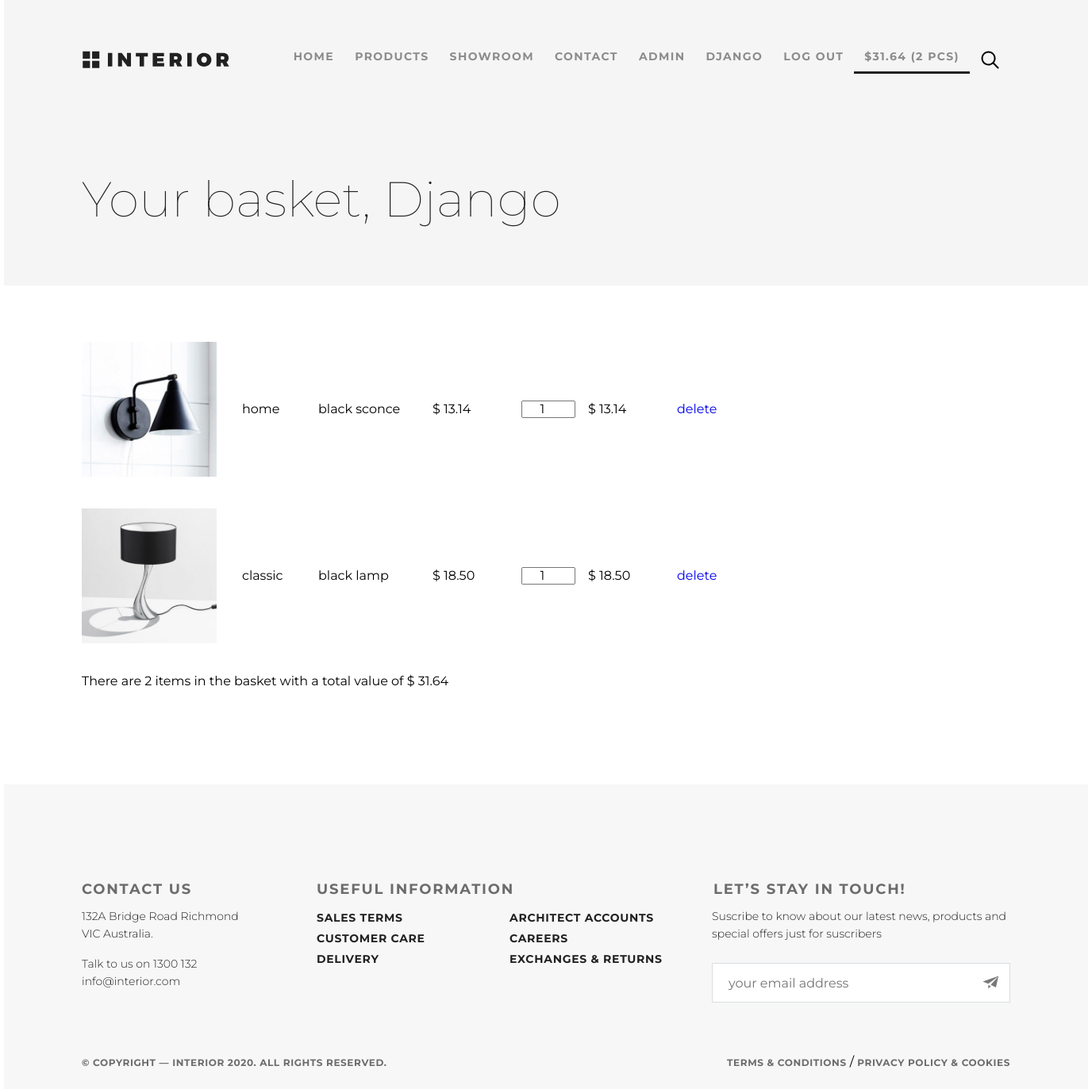
Before: /basket/ (signed in) with the older database file.
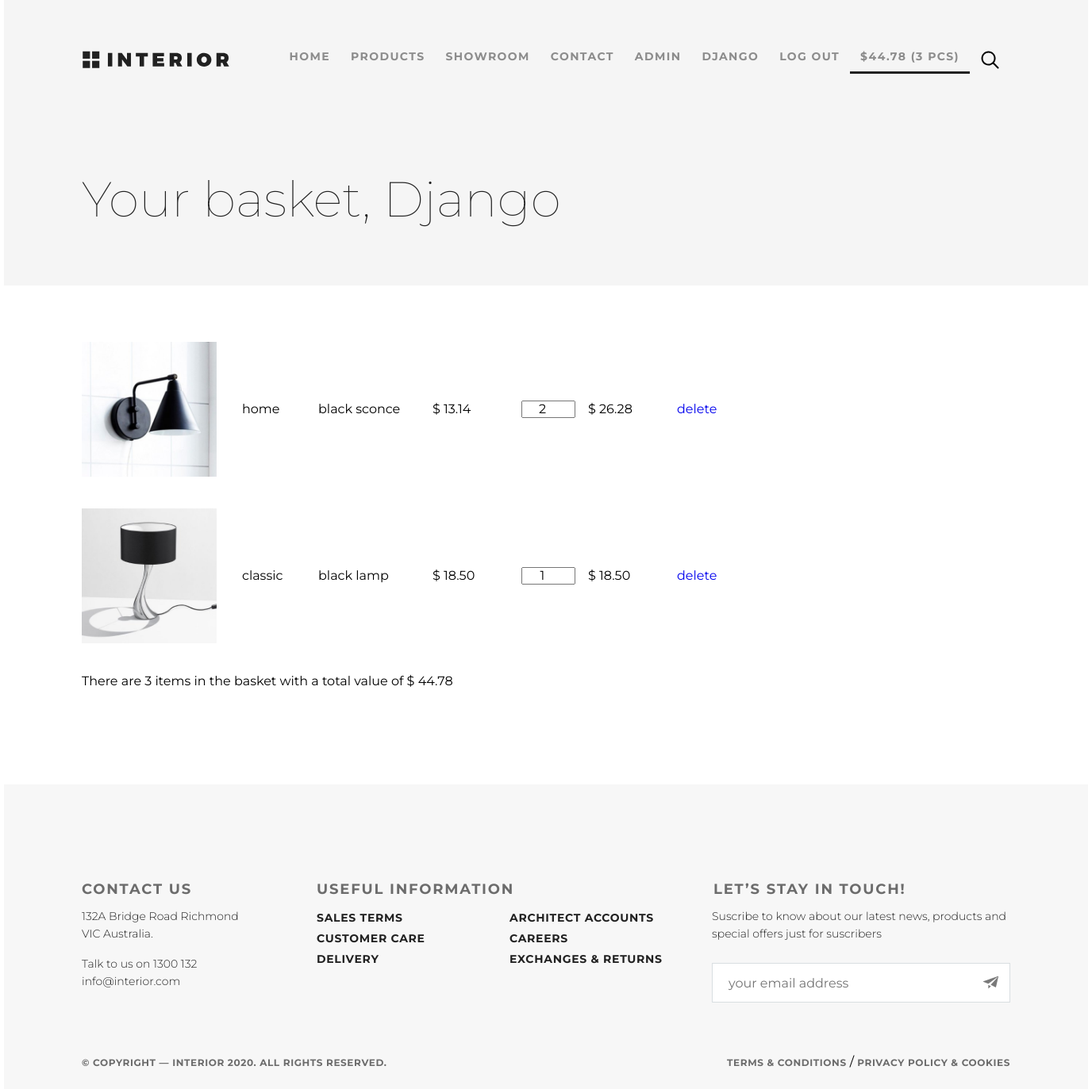
After: the same page with the newer database file.
### authapp/models.py (models this page shows, shortened)
class ShopUser(AbstractUser):
    age = models.PositiveSmallIntegerField(verbose_name='age', null=True)
    avatar = models.ImageField(upload_to='users_avatars', blank=True)
    activation_key = models.CharField(max_length=128, blank=True)
    activation_key_expires = models.DateTimeField(default=get_activation_key_expires)

### basketapp/models.py (models this page shows)
class Basket(models.Model):
    user = models.ForeignKey(ShopUser, on_delete=models.CASCADE, related_name='basket')
    product = models.ForeignKey(Product, on_delete=models.CASCADE)
    quantity = models.PositiveSmallIntegerField(verbose_name='amount', default=0)
    add_datetime = models.DateTimeField(verbose_name='time', auto_now_add=True)
    @property
    def product_coast(self):
        return self.product.price * self.quantity
    @property
    def total_quantity(self):
        _items = self.user.basket.all()
        _total_quantity = sum(map(lambda item: item.quantity, _items))
        return _total_quantity
    @property
    def total_coast(self):
        _items = self.user.basket.all()
        _total_coast = sum(map(lambda item: item.product_coast, _items))
        return _total_coast

### mainapp/models.py (models this page shows, shortened)
class Product(models.Model):
    name = models.CharField('product name', max_length=100)
    category = models.ForeignKey(ProductCategory, models.CASCADE, verbose_name='category of product')
    type_prod = models.CharField('type of product', max_length=50, blank=True, null=True)
    description = models.TextField('product description', blank=True)
    short_desc = models.CharField('short descriotion', max_length=50, blank=True)
    price = models.DecimalField('Price', max_digits=8, decimal_places=2, default=0)
    image = models.ImageField(upload_to='products_images', blank=True)
    quantity = models.PositiveIntegerField('quantity', default=0)
    is_active = models.BooleanField(verbose_name='is_active', default=True)

class ProductCategory(models.Model):
    name = models.CharField('category name', max_length=50)
    description = models.TextField('category description', blank=True)
    is_active = models.BooleanField(verbose_name='is_active', default=True)

### basketapp/views.py (the view)
# urls.py: path('', basketapp.view, name='view'),
@login_required
def view(request):
    return render(request, 'basket/view.html')

### basketapp/context_processors.py (called while the page is built)
def basket(request):
    if request.user.is_authenticated:
        basket = request.user.basket.all()
    else:
        basket = []
    return {
        'basket': basket,
    }

### mainapp/context_processors.py (called while the page is built)
def menu(request):
    menu = ProductCategory.objects.filter(is_active=True)
    return {
        'categories': menu,
    }

### basketapp/templates/basket/view.html
{% extends 'basket/base.html' %}
{% load static %}
{% block container %}
    <div class="prod_header">
        <div class="padding_site">
            {% include 'mainapp/includes/inc__main_menu.html' %}
            <div class="prod_head_h">
                <span>Your basket, {{ user.first_name|default:'user'|title }}</span>
            </div>
        </div>
    </div>
    <div class="padding_site">
        <div class="basket_list">
            {% include 'basket/includes/inc__basket_list.html' %}
        </div>
    </div>
{% endblock %}

### basketapp/templates/basket/base.html (shortened to what this page needs)
<!doctype html>
{% load static %}
<html lang="en">
<head>
    {% block css %}
        <link rel="stylesheet" href="https://cdnjs.cloudflare.com/ajax/libs/normalize/8.0.1/normalize.min.css">
        <link rel="stylesheet" href="{% static 'fonts/font-awesome/css/font-awesome.css' %}">
        <link rel="stylesheet" href="{% static 'css/style_gb.css' %}">
        <link rel="stylesheet" href="{% static 'css/style.css' %}">
    {% endblock %}
</head>
<body>
<div class="container">
    {% block container %}
    {% endblock %}
</div>
{% block footer %}
    <div class="footer">
        <div class="padding_site">
            <div class="row_1">
                <div class="col_1">
                    <div class="contact_us">
                        <h3 class="foo_h3">Contact Us</h3>
                    </div>
                </div>
                <div class="col_2">
                    <div class="information">
                        <h3 class="foo_h3">Useful Information</h3>
                    </div>
                </div>
                <div class="col_3">
                    <div class="stay">
                        <h3 class="foo_h3">Let&rsquo;s Stay in&nbsp;Touch!</h3>
                    </div>
                </div>
            </div>
            <div class="row_2">
                <div class="col_1">
                    <div>
                        <p><a class="foot_text" href="#">132A Bridge Road Richmond VIC&nbsp;Australia.</a>
                            <br>
                            <br>
                            <span class="foot_text conect">Talk to&nbsp;us on&nbsp;1300&nbsp;132
                            </span>
                            <a class="conect foot_text" href="mailto:info@interior.com">info@interior.com</a>
                        </p>
                    </div>
                </div>
                <div class="col_4">
                    <div class="useful">
                        <p><a class="inform_text" href="#">Sales terms</a><br><a class="inform_text" href="#">Customer
                            care</a><br><a class="inform_text" href="#">Delivery</a></p>
                    </div>
                </div>
                <div class="col_5">
                    <div class="footer_inform">
                        <p><a class="inform_text" href="#">Architect accounts</a><br><a class="inform_text"
                                                                                        href="#">Careers</a><br><a
                                class="inform_text" href="#">Exchanges &amp;&nbsp;returns</a></p>
                    </div>
                </div>
                <div class="col_3">
                    <div class="in_touch">
                        <p class="suscribe foot_text">Suscribe to&nbsp;know about our latest news, products and special
                            offers just for suscribers</p>
                    </div>
                    <form action="#">
                        <div class="input_email  clearfix">
                            <input type="email" class="email" placeholder="your email address">
                            <input class="send_email" type="submit" name="send_email" value="">
                        </div>
                    </form>
                </div>
            </div>
            <div class="clearfix"></div>
            <div class="row_3">
                <div class="row_3_col1">
                    <p class="row_3_text">&copy;&nbsp;Copyright&nbsp;&mdash; INTERIOR
                        {% now "Y" %}. All Rights Reserved.</p>
                </div>
                <div class="row_3_col2"><a href="#" class="social1 footer_icon"></a><a href="#"
                                                                                                         class="social2 footer_icon"></a><a
                        href="#" class="social3 footer_icon"></a><a href="#"
                                                                                    class="social4 footer_icon"></a>
                </div>
                <div class="row3_col-3">
                    <p><a class="row_3_text" href="#">Terms &amp;&nbsp;Conditions&nbsp;</a>/ <a class="row_3_text" href="#">Privacy
                        policy &amp;&nbsp;Cookies</a></p>
                </div>
            </div>
        </div>
    </div>
{% endblock %}
</body>
</html>

### mainapp/templates/mainapp/includes/inc__main_menu.html
{% load static %}
            <div class="header">
                <a href="{% url 'main:index' %}"><img src="{% static 'img/logo_228.svg' %}" alt="logo"></a>
                <ul class="menu">
                    <li class="menu_list">
                        <a href="{% url 'main:index' %}" class="menu_link
                            {% if request.resolver_match.url_name == 'index' %} menu_link_active {% endif %}">
                            HOME
                        </a>
                    </li>
                    <li class="menu_list">
                        <a href="{% url 'main:products' 0 %}" class="menu_link
                            {% if request.resolver_match.url_name == 'products' %} menu_link_active {% endif %}">
                            PRODUCTS
                        </a>
                    </li>
                    <li class="menu_list">
                        <a href="{% url 'main:product_details' %}" class="menu_link
                            {% if request.resolver_match.url_name == 'product_details' %} menu_link_active {% endif %}">
                            SHOWROOM
                        </a>
                    </li>
                    <li class="menu_list">
                        <a href="{% url 'main:contact' %}" class="menu_link
                        {% if request.resolver_match.url_name == 'contact' %} menu_link_active {% endif %}">
                            CONTACT
                        </a>
                    </li>
                    {% if user.is_staff %}
                        <li class="menu_list">
                            <a href="{% url 'adminapp:categories' %}" class="menu_link"
                               {% if request.resolver_match.url_name == 'admin' %} menu_link_active {% endif %}">
                                ADMIN
                            </a>
                        </li>
                    {% endif %}
                    {% if user.is_authenticated %}
                        <li class="menu_list">
                            <a href="{% url 'auth:update' %}" class="menu_link">
                                {{ user.first_name|default:'user' }}
                            </a>
                        </li>
                    {% endif %}
                    <li class="menu_list">
                        {% if user.is_authenticated %}
                            <a href="{% url 'auth:logout' %}" class="menu_link">LOG OUT</a>
                        {% else %}
                            <a href="{% url 'auth:login' %}" class="menu_link">sign in</a>
                        {% endif %}
                    </li>
                    <li class="menu_list">
                        <a href="{% url 'basket:view' %}" class="menu_link
                            {% if request.resolver_match.url_name == 'view' %} menu_link_active {% endif %}">
                            {% if basket %} ${{ basket.0.total_coast }} ({{ basket.0.total_quantity }} pcs) {% endif %}</a>
                    </li>
                    <li class="menu_list"><a href="#" class="menu_link"><img src="{% static 'img/search_224.svg' %}" alt="search"></a></li>
                </ul>
            </div>

### basketapp/templates/basket/includes/inc__basket_list.html
{%  load static %}
    {% if basket %}
        {% for item in basket %}
            <div class="basket_record">
                <img src="/media/{{ item.product.image }}" alt="{{ item.product.short_desc }}" class="img_170">
                <span class="category_name">{{ item.product.category.name }}</span>
                <span class="product_name">{{ item.product.name }}</span>
                <span class="product_price">$&nbsp{{ item.product.price }}</span>
                <input type="number" name="{{ item.pk }}" min="0" max="{{ item.product.quantity }}"
                       value="{{ item.quantity }}">
                <span class="product_coast">$&nbsp{{ item.product_coast }}</span>
                <a href="{% url 'basket:delete_product' item.pk %}" class="btn btn-round">
                    delete
                </a>
            </div>
        {% endfor %}
        <div class="basket_summary">
            There are {{ basket.0.total_quantity }} items in the basket with a total value of
            $&nbsp{{ basket.0.total_coast }}
        </div>
    {% else %}
        <h4>The basket is empty</h4>
    {% endif %}

### static/css/style_gb.css (style rules this page uses)
* { margin: 0; padding: 0; }
body { font-family: 'Montserrat', sans-serif; }
.basket_list input[type="number"] { width: 4em; display: inline-flex; text-align: center; }
.basket_list span.category_name { margin-left: 2em; width: 5em; position: relative; display: block; float: left; }
.basket_list span.product_name { margin-left: 1em; width: 8em; position: relative; display: block; float: left; }
.basket_list span.product_price { margin-left: 1em; width: 7em; position: relative; display: block; float: left; }
.basket_list span.product_coast { margin-left: 1em; width: 7em; position: relative; display: block; float: left; }
.basket_list .basket_record { position: relative; height: 170px; float: none; margin-bottom: 40px; display: inline-flex; align-items: center; justify-content: center; }
.menu li { float: left; }
.menu a { color: #8c8c8c; font-size: 14px; font-weight: 700; text-align: right; text-transform: uppercase; text-decoration: none; padding: 10px 13px; }
.clearfix:after { content: ""; display: block; clear: both; }
.footer form { position: relative; }
.social1 { height: 28px; width: 28px; float: left; }
.social2 { height: 28px; width: 28px; float: left; margin-left: 3px; }
.social3 { height: 28px; width: 28px; float: left; margin-left: 3px; }
.social4 { height: 28px; width: 28px; float: left; margin-left: 3px; }

### static/css/style.css (style rules this page uses)
* { margin: 0; padding: 0; }
body { margin: 0 auto; width: 1366px; line-height: 1; font-family: 'Montserrat', sans-serif; }
.clearfix:after { content: ""; display: table; clear: both; }
.padding_site { padding-left: 98px; padding-right: 98px; }
.container { width: 1366px; height: 100%; margin: 0 auto; }
.header { padding-top: 63px; display: flex; justify-content: space-between; }
.menu { margin-bottom: 0; display: flex; }
.menu_list { list-style-type: none; }
.menu_link { text-decoration: none !important; font-size: 14px; line-height: 14px; text-transform: uppercase; letter-spacing: 0.1em; font-weight: 300; color: #8c8c8c; padding: 10px 13px; }
.menu_link_active { font-weight: 700; color: #212121; border-bottom: 3px solid #212121; }
a { text-decoration: none !important; }
.footer { width: 1366px; height: 384px; margin: 0 auto; background-color: #f7f7f7; }
.row_1 { padding-top: 120px; padding-bottom: 35px; }
.col_1 { width: 221px; margin-right: 75px; float: left; }
.col_2 { width: 255px; margin-right: 245px; float: left; }
.col_3 { width: 374px; float: left; }
.col_4 { width: 140px; margin-right: 103px; float: left; }
.col_5 { width: 195px; margin-right: 60px; float: left; }
.foo_h3 { font-size: 18px; line-height: 24px; font-weight: 700; text-transform: uppercase; letter-spacing: 0.1em; color: #6c6c6c; }
.foot_text { font-size: 14px; line-height: 22px; font-weight: 300; color: #212121; text-decoration: none; }
.inform_text { font-size: 14px; line-height: 26px; font-weight: 700; text-transform: uppercase; letter-spacing: 0.05em; color: #212121; text-decoration: none; }
.email { margin-top: 26px; width: 354px; height: 48px; background-color: #ffffff; border: 1px solid #d9dee1; }
.input_email { position: relative; }
.send_email { width: 48px; height: 48px; position: absolute; right: -2px; top: 27px; border: none; background: transparent url("/static/img/paper-plane_act.png") no-repeat center top; cursor: pointer; opacity: 0.6; }
.input_email input[type="email"] { padding-left: 20px; }
.row_3 { margin-top: 63px; display: flex; justify-content: space-between; }
.row_3_col1 { justify-content: space-between; width: 385px; }
.row_3_col2 { justify-content: space-between; width: 135px; }
.row_3_text { font-family: Montserrat; font-size: 12px; line-height: 26px; font-weight: 700; text-transform: uppercase; letter-spacing: 0.05em; color: #6c6c6c; }
.footer_icon { font-family: 'icomoon' !important; font-size: 28px; line-height: 26px; font-weight: 400; text-transform: uppercase; letter-spacing: 0.2em; color: #6c6c6c; }
.prod_header { width: 1366px; height: 360px; background-color: #f5f5f5; }
.prod_head_h { margin-top: 124px; font-size: 62px; line-height: 72px; font-weight: 100; color: #212121; }
.basket_list { margin-top: 71px; margin-bottom: 122px; }
.img_170 { width: 170px; height: 170px; }

Changed rows visible on the page:
changed Basket "home": user+product+quantity "31.64" → "44.78"; user+quantity "2" → "3"; quantity "1" → "2"; product_coast "13.14" → "26.28"
